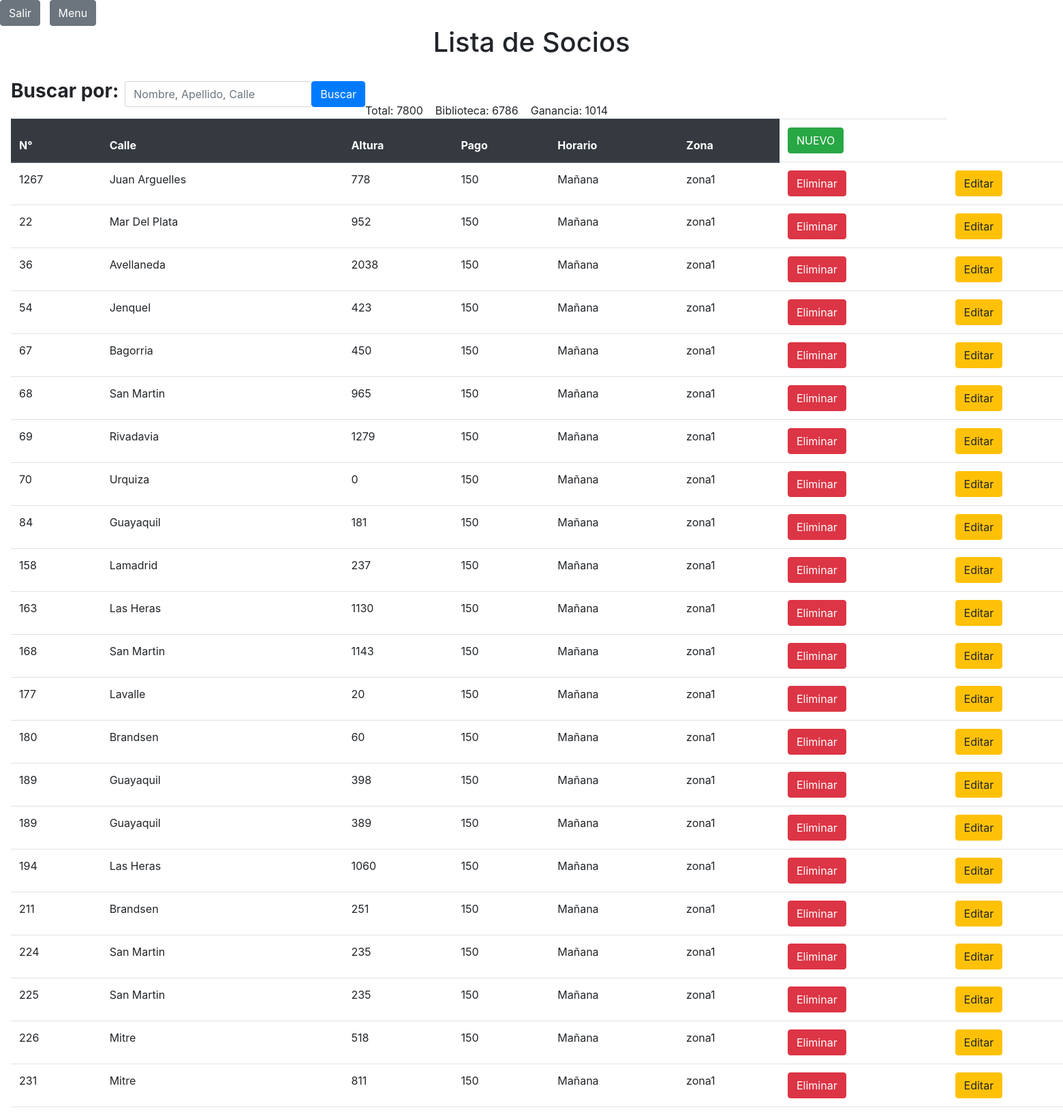
/vistas/home.php (signed in, upper part), run on the app's committed database.
### tables this page shows
CREATE TABLE `tabla` (
  `Id` int(11) NOT NULL,
  `N°` int(11) NOT NULL,
  `Calle` int(11) NOT NULL,
  `Altura` int(11) NOT NULL,
  `Pago` int(11) NOT NULL,
  `Horario` varchar(50) NOT NULL,
  `Zona` varchar(10) NOT NULL
);

CREATE TABLE `calles` (
  `Id` int(11) NOT NULL,
  `Nombre` varchar(50) NOT NULL
);

### vistas/home.php (the view, shortened to what this page needs)
<!DOCTYPE html>
<html lang="es">
<head>
    <link rel="stylesheet" href="https://stackpath.bootstrapcdn.com/bootstrap/4.3.1/css/bootstrap.min.css">
</head>
<body>
    <a href="../include/closeSession.php"><button type='button' class='btn btn-secondary'>Salir</button></a>&nbsp;&nbsp;
    <a href='menu.php'> <button type='button' class='btn btn-secondary'>Menu</button></a>&nbsp;&nbsp;
    <blockquote class="blockquote text-center">
        <h1>Lista de Socios</h1>
    </blockquote>
    <form class="form-inline" >
        <div class="form-group mx-sm-3 mb-2">
        <h3><strong>Buscar por:</strong></h3>&nbsp;&nbsp;
        <input type="text" name="termino" class="form-control" id="inputPassword2" placeholder="Nombre, Apellido, Calle">
        <button type="submit" class="btn btn-primary">Buscar</button>
    </form>
    <br>
    <br>
    <?php
        include_once '../include/db.php';
        $sql = "SELECT T.*, C.Nombre FROM tabla T INNER JOIN calles C ON C.Id = T.Calle";
        $consulta = $conexion->prepare($sql);
        $consulta->execute();
        $resultado = $consulta->fetchAll();
        $total=0;
        foreach ($resultado as $valor) {
            $total= $total+$valor["Pago"];
        }
        $biblioteca= ($total*87)/100;
        $ganancia=($total*13)/100;
        echo "Total: ".$total."&nbsp;&nbsp;&nbsp;&nbsp;";
        echo "Biblioteca: ".$biblioteca."&nbsp;&nbsp;&nbsp;&nbsp;";
        echo "Ganancia: ".$ganancia."<br>";
        echo "<table class='table'>";
            echo "<thead class='thead-dark'>";
                echo "<tr>";
                    echo "<th scope='col'>N°</th>";
                    echo "<th scope='col'>Calle</th>";
                    echo "<th scope='col'>Altura</th>";
                    echo "<th scope='col'>Pago</th>";
                    echo "<th scope='col'>Horario</th>";
                    echo "<th scope='col'>Zona</th>";
                    echo "<td scope='col'><a href='formulario.php'><button type='button' class='btn btn-success'>NUEVO</button></a></td>";
                echo "</tr>";
            echo "</thead>";
            foreach ($resultado as $registro) {
                echo "<thead class='thead-light' >";
                    echo "<tr>";
                        echo "<td scope='col'>".$registro['N°']."</td>";
                        echo "<td scope='col'>".$registro['Nombre']."</td>";
                        echo "<td scope='col'>".$registro['Altura']."</td>";
                        echo "<td scope='col'>".$registro['Pago']."</td>";
                        echo "<td scope='col'>".$registro['Horario']."</td>";
                        echo "<td scope='col'>".$registro['Zona']."</td>";
                        echo "<td scope='col'><a href='../eliminar.php?id=".$registro['Id']."'><button type='button' class='btn btn-danger'>Eliminar</button> </a></td>";
                        echo "<td scope='col'><a href='formularioEdicion.php?id=".$registro['Id']."'><button type='button' class='btn btn-warning'>Editar</button></a></td>";
                    echo "</tr>";
                echo "</thead>";
            }
        echo "</table>";
    ?>
</body>
</html>

### data on the page
tabla: value "1267", calles.Nombre "Juan Arguelles", Altura "778", Pago "150", Horario "Mañana", Zona "zona1"
tabla: value "22", calles.Nombre "Mar Del Plata", Altura "952", Pago "150", Horario "Mañana", Zona "zona1"
tabla: value "36", calles.Nombre "Avellaneda", Altura "2038", Pago "150", Horario "Mañana", Zona "zona1"
tabla: value "54", calles.Nombre "Jenquel", Altura "423", Pago "150", Horario "Mañana", Zona "zona1"
tabla: value "67", calles.Nombre "Bagorria", Altura "450", Pago "150", Horario "Mañana", Zona "zona1"
tabla: value "68", calles.Nombre "San Martin", Altura "965", Pago "150", Horario "Mañana", Zona "zona1"
tabla: value "69", calles.Nombre "Rivadavia", Altura "1279", Pago "150", Horario "Mañana", Zona "zona1"
tabla: value "70", calles.Nombre "Urquiza", Altura "0", Pago "150", Horario "Mañana", Zona "zona1"
tabla: value "84", calles.Nombre "Guayaquil", Altura "181", Pago "150", Horario "Mañana", Zona "zona1"
tabla: value "158", calles.Nombre "Lamadrid", Altura "237", Pago "150", Horario "Mañana", Zona "zona1"
tabla: value "163", calles.Nombre "Las Heras", Altura "1130", Pago "150", Horario "Mañana", Zona "zona1"
tabla: value "168", calles.Nombre "San Martin", Altura "1143", Pago "150", Horario "Mañana", Zona "zona1"
tabla: value "177", calles.Nombre "Lavalle", Altura "20", Pago "150", Horario "Mañana", Zona "zona1"
tabla: value "180", calles.Nombre "Brandsen", Altura "60", Pago "150", Horario "Mañana", Zona "zona1"
tabla: value "189", calles.Nombre "Guayaquil", Altura "398", Pago "150", Horario "Mañana", Zona "zona1"
tabla: value "189", calles.Nombre "Guayaquil", Altura "389", Pago "150", Horario "Mañana", Zona "zona1"
tabla: value "194", calles.Nombre "Las Heras", Altura "1060", Pago "150", Horario "Mañana", Zona "zona1"
tabla: value "211", calles.Nombre "Brandsen", Altura "251", Pago "150", Horario "Mañana", Zona "zona1"
tabla: value "224", calles.Nombre "San Martin", Altura "235", Pago "150", Horario "Mañana", Zona "zona1"
tabla: value "225", calles.Nombre "San Martin", Altura "235", Pago "150", Horario "Mañana", Zona "zona1"
tabla: value "226", calles.Nombre "Mitre", Altura "518", Pago "150", Horario "Mañana", Zona "zona1"
tabla: value "231", calles.Nombre "Mitre", Altura "811", Pago "150", Horario "Mañana", Zona "zona1"

### other printed values
$total "7800"
$biblioteca "6786"
$ganancia "1014"
